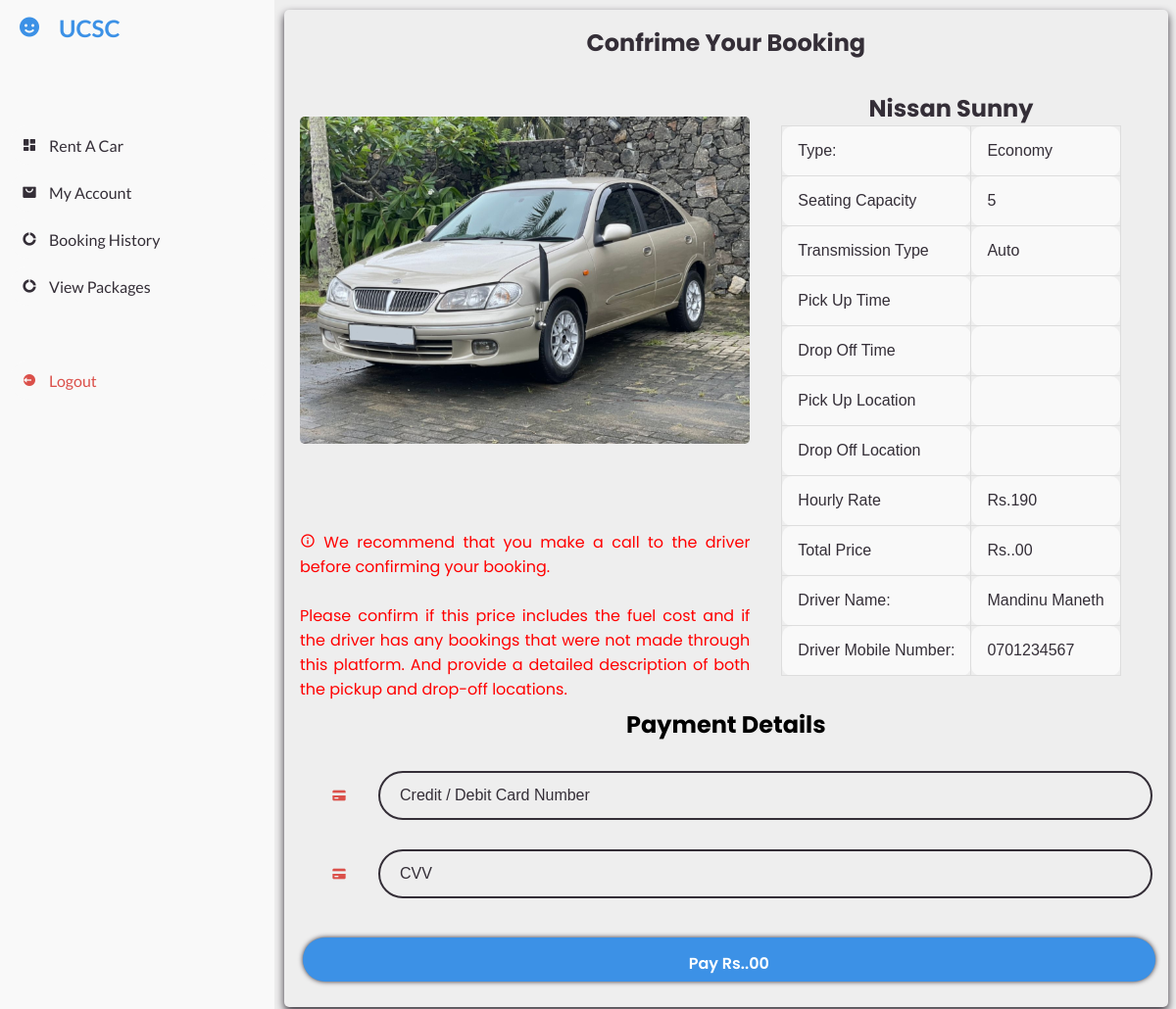
/php/carDetails.php?carId=BCD - 2345 (signed in), run on the app's committed database.
### tables this page shows
CREATE TABLE `user` (
  `userID` int(11) NOT NULL,
  `Name` varchar(30) NOT NULL,
  `pwd` varchar(255) NOT NULL,
  `Email` varchar(20) NOT NULL,
  `tp` varchar(12) NOT NULL,
  `Address` varchar(50) NOT NULL
);

CREATE TABLE `cars` (
  `CarID` varchar(10) NOT NULL,
  `DriverId` varchar(20) NOT NULL,
  `brand` varchar(15) NOT NULL,
  `Model` varchar(10) NOT NULL,
  `Type` enum('Economy','Semi luxury','Luxury') DEFAULT NULL,
  `SeatingCapacity` int(1) NOT NULL,
  `TransmissionType` enum('Auto','Manual') NOT NULL,
  `hourlyRate` int(11) NOT NULL
);

CREATE TABLE `hub` (
  `id` varchar(12) NOT NULL,
  `name` text NOT NULL,
  `mobile` varchar(11) NOT NULL,
  `dob` date NOT NULL,
  `gender` enum('M','F','OTHER') NOT NULL,
  `pass` text NOT NULL
);

### php/carDetails.php (the view, shortened to what this page needs)
<?php
require_once '../connect.php';
	$email = $_SESSION['username'];
    $sql_1="SELECT userID FROM user WHERE Email = '$email';";
    $result_1 = mysqli_query($connection, $sql_1);
    if ($result_1) {
        $row_1 = mysqli_fetch_assoc($result_1);
    }
require_once('userheader.php');
$carId = $_GET['carId'];
$start = $_GET['start'];
$end = $_GET['end'];
$TotalPrice = $_GET['TotalPrice'];
$PickUp = $_GET['PicUp'];
$DropOff = $_GET['DropOff'];
$sql = "SELECT cars.*, hub.name AS DriverName, hub.mobile AS DriverMobile
        FROM cars
        INNER JOIN hub ON cars.DriverId = hub.id
        WHERE cars.CarID = '$carId'";
$result = mysqli_query($connection, $sql);
if($result){
    $row = mysqli_fetch_assoc($result);
    if($row){
        $imageDirectory = "../images/car/";
            $imageFormats = array("jpg", "jpeg", "png", "webp");
            $imagePath = null;
            foreach ($imageFormats as $format) {
                $fullImagePath = $imageDirectory . $carId . "." . $format;
                if (file_exists($fullImagePath)) {
                    $imagePath = $fullImagePath;
                    break;
                }
            }
            if ($imagePath) {
                $imageSource = $imagePath;
            } else {
                $imageSource = "../images/car/default.webp";
            }
    }
}
echo<<<HTML
        <div class="bigcard chngFont">
            <h1 style="color:var(--dark);">Confrime Your Booking</h1>
            <div class="carInfo">
                <div class="imagecontainer">
                    <img src="{$imageSource}" alt="Car Pic">
                    <p><i class='bx bx-info-circle'></i> We recommend that you make a call to the driver before confirming your booking. <br><br>
                    Please confirm if this price includes the fuel cost and if the driver has any bookings that were not made through this platform. And provide a detailed description of both the pickup and drop-off locations.</p>
                </div>
                <div class="data">
                    <h1 style="color:var(--dark)">{$row['brand']} {$row['Model']}</h1>
                    <table class='data-table'>
                        <tr>
                            <td>Type:</td>
                            <td>{$row['Type']}</td>
                        </tr>
                        <tr>
                            <td>Seating Capacity</td>
                            <td>{$row['SeatingCapacity']}</td>
                        </tr>
                        <tr>
                            <td>Transmission Type</td>
                            <td>{$row['TransmissionType']}</td>
                        </tr>
                        <tr>
                            <td>Pick Up Time</td>
                            <td>{$start}</td>
                        </tr>
                        <tr>
                            <td>Drop Off Time</td>
                            <td>{$end}</td>
                        </tr>
                        <tr>
                            <td>Pick Up Location</td>
                            <td>{$PickUp}</td>
                        </tr>
                        <tr>
                            <td>Drop Off Location</td>
                            <td>{$DropOff}</td>
                        </tr>
                        <tr>
                            <td>Hourly Rate</td>
                            <td>Rs.{$row['hourlyRate']}</td>
                        </tr>
                        <tr>
                            <td>Total Price</td>
                            <td>Rs.{$TotalPrice}.00</td>
                        </tr>
                        <tr>
                            <td>Driver Name:</td>
                            <td>{$row['DriverName']}</td>
                        </tr>
                        <tr>
                            <td>Driver Mobile Number:</td>
                            <td>{$row['DriverMobile']}</td>
                        </tr>
                    </table>
                    </div>
            </div>
            <form action="">
                <h1>Payment Details</h1>
                <div class="inputbox">
                    <label for="">
                        <i class='bx bxs-credit-card creditCard'></i>
                    </label>
                    <input type="text" placeholder="Credit / Debit Card Number" required>
                </div>
                <div class="inputbox">
                    <label for="">
                        <i class='bx bxs-credit-card creditCard'></i>
                    </label>
                    <input type="text" placeholder="CVV" required>
                </div>
            </form>
            <a href="#" class="btn paybtn" id="Confrime" data-carID="{$carId}" data-start="{$start}" data-end="{$end}" data-userID="{$row_1['userID']}" data-cost="{$TotalPrice}" data-PicUp="{$PickUp}" data-DropOff="{$DropOff}">Pay Rs.{$TotalPrice}.00</a>
        </div>
HTML;
?>
<?php
require_once('userfooter.php');
?>

### php/userheader.php (shortened to what this page needs)
<?php
require_once('../connect.php');
$un = $_SESSION['username'];
$sql = "SELECT Name FROM user WHERE Email='$un';";
$result = mysqli_query($connection, $sql);
$row = mysqli_fetch_assoc($result);
?>
<!DOCTYPE html>
<html lang="en">
<head>
	<link href='https://unpkg.com/boxicons@2.0.9/css/boxicons.min.css' rel='stylesheet'>
	<link rel="stylesheet" href="../css/userstyle.css">
	<link rel="stylesheet" href="../css/styleH.css">
</head>
<body>
	<section id="sidebar">
		<a href="#" class="brand">
			<i class='bx bxs-smile'></i>
			<span class="text"><?php echo $row['Name'] ?></span>
		</a>
		<ul class="side-menu top">
			<li id="rent">
				<a href="rent.php" class="sidebtn">
					<i class='bx bxs-dashboard'></i>
					<span class="text">Rent A Car</span>
				</a>
			</li>
			<li id="details">
				<a href="userDetails.php" class="sidebtn">
					<i class='bx bxs-shopping-bag-alt'></i>
					<span class="text">My Account</span>
				</a>
			</li>
			<li id="bookingHistory">
				<a href="bookingHistory.php" class="sidebtn">
					<i class='bx bxs-doughnut-chart'></i>
					<span class="text">Booking History</span>
				</a>
			</li>
			<li id="bookingHistory">
				<a href="packages.php" class="sidebtn">
					<i class='bx bxs-doughnut-chart'></i>
					<span class="text">View Packages</span>
				</a>
			</li>
		</ul>
		<ul class="side-menu">
			<li>
				<a href="logout.php" class="logout">
					<i class='bx bxs-log-out-circle'></i>
					<span class="text">Logout</span>
				</a>
			</li>
		</ul>
	</section>
	<section id="content">

### css/userstyle.css (style rules this page uses)
* { margin: 0; padding: 0; box-sizing: border-box; }
a { text-decoration: none; }
li { list-style: none; }
:root { --poppins: 'Poppins', sans-serif; --lato: 'Lato', sans-serif; --light: #F9F9F9; --blue: #3C91E6; --light-blue: #CFE8FF; --grey: #eee; --dark-grey: #AAAAAA; --dark: #342E37; --red: #DB504A; --yellow: #FFCE26; --light-yellow: #FFF2C6; --orange: #FD7238; --light-orange: #FFE0D3; }
html { overflow-x: hidden; }
body { background: var(--grey); overflow-x: hidden; }
#sidebar { position: fixed; top: 0; left: 0; width: 280px; height: 100%; background: var(--light); z-index: 2000; font-family: var(--lato); transition: .3s ease; overflow-x: hidden; scrollbar-width: none; }
#sidebar .brand { font-size: 24px; font-weight: 700; height: 56px; display: flex; align-items: center; color: var(--blue); position: sticky; top: 0; left: 0; background: var(--light); z-index: 500; padding-bottom: 20px; box-sizing: content-box; }
#sidebar .brand .bx { min-width: 60px; display: flex; justify-content: center; }
#sidebar .side-menu { width: 100%; margin-top: 48px; }
#sidebar .side-menu li { height: 48px; background: transparent; margin-left: 6px; border-radius: 48px 0 0 48px; padding: 4px; }
#sidebar .side-menu li a { width: 100%; height: 100%; background: var(--light); display: flex; align-items: center; border-radius: 48px; font-size: 16px; color: var(--dark); white-space: nowrap; overflow-x: hidden; }
#sidebar .side-menu li a.logout { color: var(--red); }
#sidebar .side-menu li a .bx { min-width: calc(60px - ((4px + 6px) * 2)); display: flex; justify-content: center; }
#content { position: relative; width: calc(100% - 280px); left: 280px; transition: .3s ease; }

### css/styleH.css (style rules this page uses)
.chngFont { font-family: var(--poppins); }
.inputbox { width: 100%; height: 50px; position: relative; margin: 30px 0; display: flex; align-items: center; }
.inputbox input { width: 100%; height: 100%; background: transparent; border: 2px solid var(--dark); border-radius: 40px; outline: none; font-size: 16px; color: var(--dark); padding: 20px 45px 20px 20px; }
.inputbox input::placeholder { color: var(--dark-gray); }
.btn { width: 100%; height: 45px; background: #fff; border: none; outline: none; border-radius: 40px; box-shadow: 0px 0px 5px var(--dark); cursor: pointer; font-size: 16px; color: #333; font-weight: 600; margin: 10px 3px; }
a.btn { padding: 14px; text-align: center; text-decoration: none; display: inline-block; }
.bigcard { background-color: var(--grey); box-shadow: 0 4px 8px 0 var(--dark); transition: 0.3s; width: 98%; height: fit-content; margin: 10px; border-radius: 5px; padding: 1rem; text-align: center; }
.carInfo { display: flex; justify-content: center; }
.imagecontainer { line-height: 25rem; }
.imagecontainer p { text-align: justify; line-height:normal; margin-top: 5rem; color: red; }
.carInfo img { margin-top: 3rem;; max-width: 100%; object-fit: contain; border-radius: 5px; object-fit: contain; display: inline-block; vertical-align: middle; }
.data { text-wrap: nowrap; width: fit-content; padding: 2rem; position: relative; text-align: center; }
.data-table { font-family: arial, sans-serif; border-collapse: collapse; width: 100%; }
.data-table td, .data-table th { border-radius: 10px; border: 1px solid #dddddd; text-align: left; background-color: var(--light); padding: 1rem; color: var(--dark); }
.creditCard { margin: 2rem; color: var(--red); }
.paybtn { background-color: var(--blue); color: #fff; }

### data on the page
user: Name "UCSC"
cars: brand "Nissan", Model "Sunny", Type "Economy", SeatingCapacity "5", TransmissionType "Auto", hourlyRate "190", hub.name "Mandinu Maneth", hub.mobile "0701234567"
